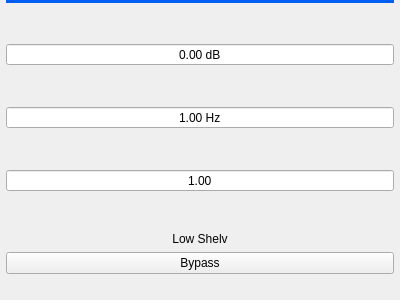
<?xml version="1.0" encoding="UTF-8"?>
<ui version="4.0">
 <class>QLowShelv</class>
 <widget class="QWidget" name="QLowShelv">
  <property name="geometry">
   <rect>
    <x>0</x>
    <y>0</y>
    <width>400</width>
    <height>300</height>
   </rect>
  </property>
  <property name="contextMenuPolicy">
   <enum>Qt::NoContextMenu</enum>
  </property>
  <property name="windowTitle">
   <string>Form</string>
  </property>
  <layout class="QVBoxLayout" name="verticalLayout">
   <property name="leftMargin">
    <number>6</number>
   </property>
   <property name="topMargin">
    <number>0</number>
   </property>
   <property name="rightMargin">
    <number>6</number>
   </property>
   <property name="bottomMargin">
    <number>6</number>
   </property>
   <item>
    <widget class="Line" name="line">
     <property name="styleSheet">
      <string notr="true">color: #005EF0;</string>
     </property>
     <property name="frameShadow">
      <enum>QFrame::Plain</enum>
     </property>
     <property name="lineWidth">
      <number>4</number>
     </property>
     <property name="orientation">
      <enum>Qt::Horizontal</enum>
     </property>
    </widget>
   </item>
   <item>
    <spacer name="verticalSpacer_4">
     <property name="orientation">
      <enum>Qt::Vertical</enum>
     </property>
     <property name="sizeHint" stdset="0">
      <size>
       <width>20</width>
       <height>40</height>
      </size>
     </property>
    </spacer>
   </item>
   <item>
    <widget class="QMyDoubleSpinBox" name="doubleSpinBoxGain">
     <property name="contextMenuPolicy">
      <enum>Qt::NoContextMenu</enum>
     </property>
     <property name="alignment">
      <set>Qt::AlignCenter</set>
     </property>
     <property name="buttonSymbols">
      <enum>QAbstractSpinBox::NoButtons</enum>
     </property>
     <property name="suffix">
      <string> dB</string>
     </property>
     <property name="minimum">
      <double>-10.000000000000000</double>
     </property>
     <property name="maximum">
      <double>10.000000000000000</double>
     </property>
    </widget>
   </item>
   <item>
    <spacer name="verticalSpacer_3">
     <property name="orientation">
      <enum>Qt::Vertical</enum>
     </property>
     <property name="sizeHint" stdset="0">
      <size>
       <width>20</width>
       <height>40</height>
      </size>
     </property>
    </spacer>
   </item>
   <item>
    <widget class="QMyDoubleSpinBox" name="doubleSpinBoxFc">
     <property name="contextMenuPolicy">
      <enum>Qt::NoContextMenu</enum>
     </property>
     <property name="alignment">
      <set>Qt::AlignCenter</set>
     </property>
     <property name="buttonSymbols">
      <enum>QAbstractSpinBox::NoButtons</enum>
     </property>
     <property name="suffix">
      <string> Hz</string>
     </property>
     <property name="minimum">
      <double>1.000000000000000</double>
     </property>
     <property name="maximum">
      <double>20000.000000000000000</double>
     </property>
    </widget>
   </item>
   <item>
    <spacer name="verticalSpacer_2">
     <property name="orientation">
      <enum>Qt::Vertical</enum>
     </property>
     <property name="sizeHint" stdset="0">
      <size>
       <width>20</width>
       <height>40</height>
      </size>
     </property>
    </spacer>
   </item>
   <item>
    <widget class="QMyDoubleSpinBox" name="doubleSpinBoxS">
     <property name="contextMenuPolicy">
      <enum>Qt::NoContextMenu</enum>
     </property>
     <property name="alignment">
      <set>Qt::AlignCenter</set>
     </property>
     <property name="buttonSymbols">
      <enum>QAbstractSpinBox::NoButtons</enum>
     </property>
     <property name="minimum">
      <double>0.100000000000000</double>
     </property>
     <property name="maximum">
      <double>2.000000000000000</double>
     </property>
     <property name="singleStep">
      <double>0.010000000000000</double>
     </property>
     <property name="value">
      <double>1.000000000000000</double>
     </property>
    </widget>
   </item>
   <item>
    <spacer name="verticalSpacer">
     <property name="orientation">
      <enum>Qt::Vertical</enum>
     </property>
     <property name="sizeHint" stdset="0">
      <size>
       <width>20</width>
       <height>40</height>
      </size>
     </property>
    </spacer>
   </item>
   <item>
    <widget class="QLabel" name="label">
     <property name="text">
      <string notr="true">Low Shelv</string>
     </property>
     <property name="alignment">
      <set>Qt::AlignCenter</set>
     </property>
    </widget>
   </item>
   <item>
    <widget class="QPushButton" name="pushButtonBypass">
     <property name="text">
      <string notr="true">Bypass</string>
     </property>
     <property name="checkable">
      <bool>true</bool>
     </property>
    </widget>
   </item>
   <item>
    <spacer name="verticalSpacer_5">
     <property name="orientation">
      <enum>Qt::Vertical</enum>
     </property>
     <property name="sizeType">
      <enum>QSizePolicy::Fixed</enum>
     </property>
     <property name="sizeHint" stdset="0">
      <size>
       <width>20</width>
       <height>20</height>
      </size>
     </property>
    </spacer>
   </item>
  </layout>
 </widget>
 <customwidgets>
  <customwidget>
   <class>QMyDoubleSpinBox</class>
   <extends>QDoubleSpinBox</extends>
   <header>QMyDoubleSpinBox.hpp</header>
  </customwidget>
 </customwidgets>
 <resources/>
 <connections/>
</ui>
